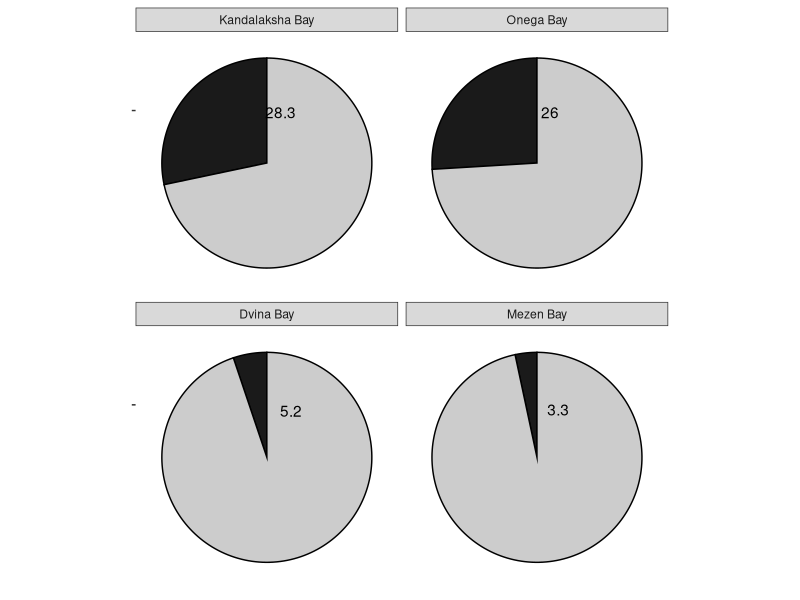
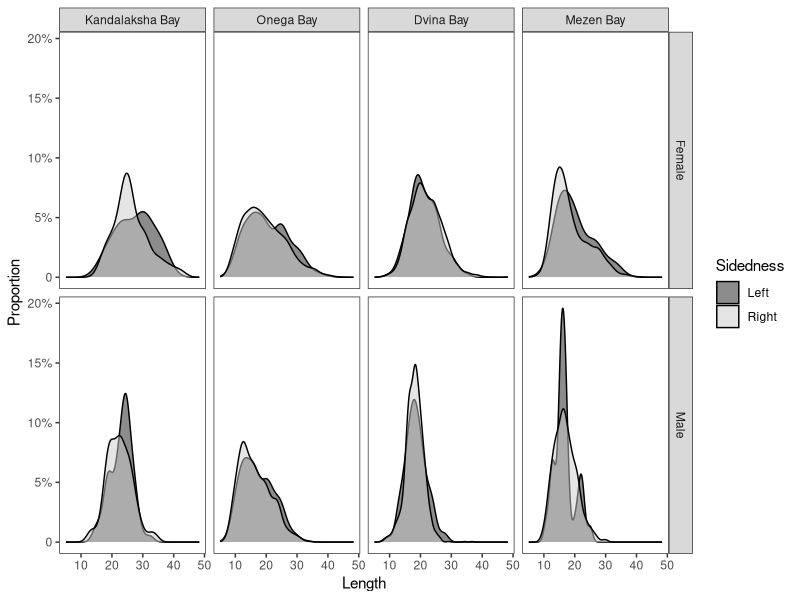
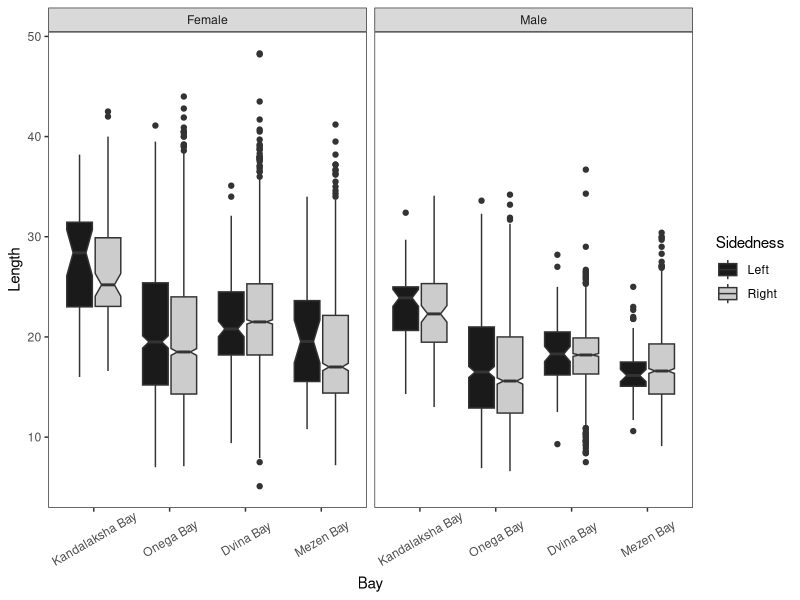
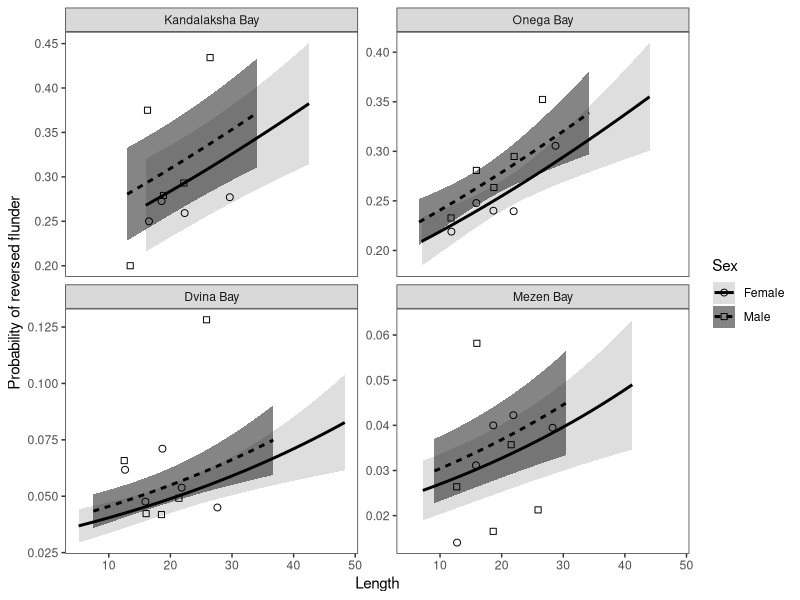

Reproduce these figures in R, in order.
## ---- chunk 1
library(knitr)
opts_chunk$set(echo = FALSE, warning = FALSE, message = FALSE)

## ---- chunk 2
library(mgcv)
library(ggplot2)
library(dplyr)
library(broom)
library(car)
library(reshape2)

options(knitr.kable.NA = '')




# Функция, задающая нумерацию рисунков

figRef <- local({
    tag <- numeric()
    created <- logical()
    used <- logical()
    function(label, caption, prefix = options("figcap.prefix"), 
        sep = options("figcap.sep"), prefix.highlight = options("figcap.prefix.highlight")) {
        i <- which(names(tag) == label)
        if (length(i) == 0) {
            i <- length(tag) + 1
            tag <<- c(tag, i)
            names(tag)[length(tag)] <<- label
            used <<- c(used, FALSE)
            names(used)[length(used)] <<- label
            created <<- c(created, FALSE)
            names(created)[length(created)] <<- label
        }
        if (!missing(caption)) {
            created[label] <<- TRUE
            paste0(prefix.highlight, prefix, " ", i, sep, prefix.highlight, 
                " ", caption)
        } else {
            used[label] <<- TRUE
            paste(prefix, tag[label])
        }
    }
})

options(figcap.prefix = "Рисунок", figcap.sep = ".", figcap.prefix.highlight = "**")



theme_set(theme_bw())

kam <- read.table("Data/kambala.csv", sep = ",", header = T, dec = ".")

# str(kam)
kam$Outcome <- ifelse(kam$Sidedness == "Left", 1, 0)

kam$Bay <- factor(kam$Bay, levels = c("Kandalaksha_Bay", "Onega_Bay", "Dvina_Bay", "Mezen_Bay" ), labels = c("Kandalaksha Bay", "Onega Bay", "Dvina Bay", "Mezen Bay" ))

## ---- chunk 3

frq_Orient <- kam %>% group_by(Bay) %>% summarise(Left = sum(Sidedness == "Left"), Right = sum(Sidedness == "Right"))
  
# Добавляем то, что не было измерено в Кандалакшском заливе
frq_Orient[frq_Orient$Bay == "Kandalaksha Bay", 2:3] <- frq_Orient[frq_Orient$Bay == "Kandalaksha Bay", 2:3] + c(37, 132)
  
frq_Orient2 <- frq_Orient %>% mutate(Left_prop = Left/(Left + Right), Right_prop = Right/(Left + Right)) %>% select(Bay, Left_prop, Right_prop) %>% melt()
  
frq_Orient2$perc_value <- round(frq_Orient2$value*100,1)

# library(ggpubr)
# 
# ggpie(data = frq_Orient2, x = "perc_value", label = "lab", lab.pos = c("out" ), lab.adjust = 0,
#   lab.font = c(4, "bold", "black"), font.family = "",
#   color = "black", fill = "white", palette = NULL, size = NULL,
#   ggtheme = theme_pubr()) +  facet_grid(~Bay)
# 
# 

frq_Orient2$lab <- ifelse(frq_Orient2$variable == "Left_prop", paste(frq_Orient2$perc_value), " ")

frq_Orient3 <- frq_Orient2 %>% group_by(Bay) %>% mutate(position = cumsum(value) - 0.5*value)

frq_Orient3$position <- frq_Orient3$position + c(-0.1, -0.09, 0.05, 0.05, 0,0,0,0)

# library(ggrepel)
ggplot(frq_Orient3, aes(x ="", y = value, fill = variable)) + 
  geom_bar(stat= "identity", width=1, color = "black") + 
  coord_polar("y", start=0)  + 
  facet_wrap(~Bay)+
  scale_fill_manual(values = c("gray10", "gray80")) +
  theme(axis.text = element_blank(), panel.grid = element_blank(), panel.border = element_blank(), axis.title = element_blank())+ 
  guides(fill="none") + 
  geom_text(aes(label = lab, y = position))
  

  
## ---- chunk 4
Mod_size <- lm(L ~ Bay*Sidedness*Sex, data = kam)

Mod_size_anova <- aov(L ~ Bay*Sidedness*Sex, data = kam)


kable(tidy(Mod_size_anova), caption = "**Таблица 1.** Результаты дисперсионного анализа зависимости размера от факторов Bay, Orient и Sex", digits = 3)

## ---- chunk 5

ggplot(kam, aes(x = L)) + geom_density(aes(fill = Sidedness), alpha = 0.5) + 
  facet_grid(Sex~Bay) + 
  scale_fill_manual(values = c("gray10", "gray80"))+
  scale_y_continuous(breaks = c(0, .05, .10,.15,.20),
       labels =c ("0", "5%", "10%", "15%", "20%") )  +
labs(y = "Proportion", x = "Length", fill = "Sidedness" ) +
  theme(panel.grid = element_blank())
## ---- chunk 6

ggplot(kam, aes(x = Bay, y = L,  fill = Sidedness)) + geom_boxplot(notch = T) + facet_wrap(~Sex) + scale_fill_manual(values = c("gray10", "gray80")) + theme(panel.grid = element_blank(), axis.text.x = element_text(angle = 30, vjust = 0.6)) + labs(x = "Bay", y = "Length", fill = "Sidedness")
## ---- chunk 7
means <- kam %>% group_by(Bay, Sex, Sidedness) %>% summarize(Mean_L = round(mean(L), 1), SE = round(sd(L)/sqrt(n()), 2))

means2 <- dcast(means, formula = Bay  ~ Sex + Sidedness, value.var = c("Mean_L"))
SE2 <- dcast(means, formula = Bay  ~ Sex + Sidedness, value.var = c("SE"))
 
results <- data.frame(Bay = means2$Bay, 
                      FL = means2$Female_Left, d = rep("±", 4), SE_FL = SE2$Female_Left, 
                      FR = means2$Female_Right, d = rep("±", 4), SE_FR = SE2$Female_Right, 
                      dif_F = rep(NA, 4),
                      ML = means2$Male_Left, d = rep("±", 4), SE_ML = SE2$Male_Left, 
                      MR = means2$Male_Right, d = rep("±", 4), SE_MR = SE2$Male_Right, 
                      dif_M = rep(NA, 4)
)




kable(results, col.names = c("Bay",   "Female Left",    " ",     " ", "Female Right",    " ",   " ", "  ", "Male Left",    " ",   " ", "Male Right",    " ",   " ", " "),  caption = "Таблица 2. Средние размеры (± Стандартная ошибка) камбал разной ориентации и разного пола.")


## ---- chunk 8
Mod <- glm(Outcome ~  L * Sex*Bay, data = kam, family = "binomial")

# drop1(Mod, test = "Chi")
Mod_2 <- update(Mod, . ~ . - L:Sex:Bay)

# drop1(Mod_2, test = "Chi")
Mod_3 <- update(Mod_2, . ~ . - L:Sex)


# drop1(Mod_3, test = "Chi")
Mod_4 <- update(Mod_3, . ~ . - Sex:Bay)

# drop1(Mod_4, test = "Chi")
Mod_5 <- update(Mod_4, . ~ . - L:Bay)


kable(tidy(Mod_5), caption = "**Таблица 3.** Параметры финальной модели, описывающей связь веротяности встречи реверсивных камбал с размером, полом и точкой отлова", digits = 3)

## ---- chunk 9
kable(tidy(Anova(Mod_5)), caption = "**Таблица 4.**Анализ девиансы финальной модели", digits = 3)

## ---- chunk 10

new_data <- kam %>% group_by(Bay, Sex) %>% do(data.frame(L = seq(min(.$L), max(.$L), length.out = 100) ))

predicted <- predict(Mod_5, newdata = new_data, se.fit = T, type = "response")

new_data$Predicted <- predicted$fit
new_data$SE <- predicted$se.fit

# Число классов по правилу Freedman-Diaconis

# n_cl <- round((max(kam$L) - min(kam$L))/(2 * IQR(kam$L) / length(kam$L)^(1/3)) )

n_cl = 5

Left_prop <- kam %>% mutate(Size_class = ntile(x = L, n = n_cl)) %>% group_by(Bay, Sex, Size_class) %>% summarise(L_mean = mean(L), Left_prop = mean(Sidedness == "Left"))






ggplot(new_data, aes(x = L, y = Predicted)) + 
  geom_ribbon(aes(ymin = Predicted - 1.96*SE, ymax = Predicted + 1.96*SE, fill = Sex), alpha = 0.5 ) + 
  geom_point(data = Left_prop, aes(x = L_mean, y = Left_prop, shape = Sex), size = 2) + 
  geom_line(aes(linetype = Sex), size = 1) +  
  facet_wrap(~ Bay, ncol = 2, scales = "free_y") +
  labs(x = "Length", y = "Probability of reversed flunder") +
  scale_fill_manual(values = c("gray", "gray5"))+
  scale_shape_manual(values = c(21, 22)) + 
  theme(panel.grid = element_blank())
